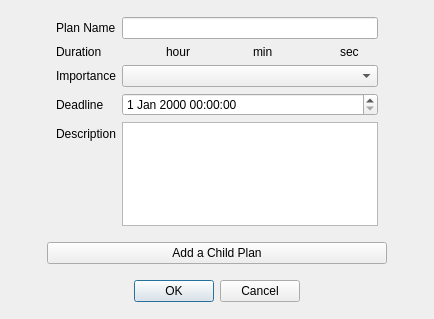
<?xml version="1.0" encoding="UTF-8"?>
<ui version="4.0">
 <class>AddPlan</class>
 <widget class="QDialog" name="AddPlan">
  <property name="geometry">
   <rect>
    <x>0</x>
    <y>0</y>
    <width>434</width>
    <height>319</height>
   </rect>
  </property>
  <property name="windowTitle">
   <string>Dialog</string>
  </property>
  <layout class="QVBoxLayout" name="verticalLayout">
   <item>
    <spacer name="verticalSpacer">
     <property name="orientation">
      <enum>Qt::Vertical</enum>
     </property>
     <property name="sizeHint" stdset="0">
      <size>
       <width>20</width>
       <height>40</height>
      </size>
     </property>
    </spacer>
   </item>
   <item>
    <layout class="QHBoxLayout" name="horizontalLayout_4">
     <property name="bottomMargin">
      <number>0</number>
     </property>
     <item>
      <spacer name="horizontalSpacer_4">
       <property name="orientation">
        <enum>Qt::Horizontal</enum>
       </property>
       <property name="sizeHint" stdset="0">
        <size>
         <width>40</width>
         <height>20</height>
        </size>
       </property>
      </spacer>
     </item>
     <item>
      <layout class="QFormLayout" name="formLayout">
       <property name="topMargin">
        <number>6</number>
       </property>
       <item row="0" column="0">
        <widget class="QLabel" name="labelPlanName">
         <property name="text">
          <string>Plan Name</string>
         </property>
         <property name="buddy">
          <cstring>lineEditPlanName</cstring>
         </property>
        </widget>
       </item>
       <item row="0" column="1">
        <widget class="QLineEdit" name="lineEditPlanName"/>
       </item>
       <item row="1" column="0">
        <widget class="QLabel" name="labelDuration">
         <property name="text">
          <string>Duration</string>
         </property>
        </widget>
       </item>
       <item row="1" column="1">
        <layout class="QHBoxLayout" name="horizontalLayout">
         <item>
          <widget class="MySpinBox" name="mySpinBoxHour" native="true"/>
         </item>
         <item>
          <widget class="QLabel" name="label_2">
           <property name="text">
            <string>hour</string>
           </property>
          </widget>
         </item>
         <item>
          <widget class="MySpinBox" name="mySpinBoxMin" native="true"/>
         </item>
         <item>
          <widget class="QLabel" name="label_3">
           <property name="text">
            <string>min</string>
           </property>
          </widget>
         </item>
         <item>
          <widget class="MySpinBox" name="mySpinBoxSec" native="true"/>
         </item>
         <item>
          <widget class="QLabel" name="label_4">
           <property name="text">
            <string>sec</string>
           </property>
          </widget>
         </item>
        </layout>
       </item>
       <item row="2" column="0">
        <widget class="QLabel" name="labelImportance">
         <property name="text">
          <string>Importance</string>
         </property>
        </widget>
       </item>
       <item row="2" column="1">
        <widget class="QComboBox" name="comboBoxImportance"/>
       </item>
       <item row="3" column="0">
        <widget class="QLabel" name="labelDeadline">
         <property name="text">
          <string>Deadline</string>
         </property>
        </widget>
       </item>
       <item row="3" column="1">
        <widget class="QDateTimeEdit" name="dateTimeEditDeadline"/>
       </item>
       <item row="4" column="0">
        <widget class="QLabel" name="labelDescription">
         <property name="text">
          <string>Description</string>
         </property>
        </widget>
       </item>
       <item row="4" column="1">
        <widget class="QPlainTextEdit" name="plainTextEditDescription"/>
       </item>
      </layout>
     </item>
     <item>
      <spacer name="horizontalSpacer_5">
       <property name="orientation">
        <enum>Qt::Horizontal</enum>
       </property>
       <property name="sizeHint" stdset="0">
        <size>
         <width>40</width>
         <height>20</height>
        </size>
       </property>
      </spacer>
     </item>
    </layout>
   </item>
   <item>
    <layout class="QHBoxLayout" name="horizontalLayout_3">
     <property name="topMargin">
      <number>10</number>
     </property>
     <property name="bottomMargin">
      <number>10</number>
     </property>
     <item>
      <spacer name="horizontalSpacer_3">
       <property name="orientation">
        <enum>Qt::Horizontal</enum>
       </property>
       <property name="sizeHint" stdset="0">
        <size>
         <width>40</width>
         <height>20</height>
        </size>
       </property>
      </spacer>
     </item>
     <item>
      <widget class="QPushButton" name="pushButtonAddChildPlan">
       <property name="minimumSize">
        <size>
         <width>340</width>
         <height>0</height>
        </size>
       </property>
       <property name="text">
        <string>Add a Child Plan</string>
       </property>
      </widget>
     </item>
     <item>
      <spacer name="horizontalSpacer_6">
       <property name="orientation">
        <enum>Qt::Horizontal</enum>
       </property>
       <property name="sizeHint" stdset="0">
        <size>
         <width>40</width>
         <height>20</height>
        </size>
       </property>
      </spacer>
     </item>
    </layout>
   </item>
   <item>
    <layout class="QHBoxLayout" name="horizontalLayout_2">
     <property name="bottomMargin">
      <number>6</number>
     </property>
     <item>
      <spacer name="horizontalSpacer">
       <property name="orientation">
        <enum>Qt::Horizontal</enum>
       </property>
       <property name="sizeHint" stdset="0">
        <size>
         <width>40</width>
         <height>20</height>
        </size>
       </property>
      </spacer>
     </item>
     <item>
      <widget class="QDialogButtonBox" name="buttonBox">
       <property name="minimumSize">
        <size>
         <width>100</width>
         <height>0</height>
        </size>
       </property>
       <property name="orientation">
        <enum>Qt::Horizontal</enum>
       </property>
       <property name="standardButtons">
        <set>QDialogButtonBox::Cancel|QDialogButtonBox::Ok</set>
       </property>
      </widget>
     </item>
     <item>
      <spacer name="horizontalSpacer_2">
       <property name="orientation">
        <enum>Qt::Horizontal</enum>
       </property>
       <property name="sizeHint" stdset="0">
        <size>
         <width>40</width>
         <height>20</height>
        </size>
       </property>
      </spacer>
     </item>
    </layout>
   </item>
   <item>
    <spacer name="verticalSpacer_2">
     <property name="orientation">
      <enum>Qt::Vertical</enum>
     </property>
     <property name="sizeHint" stdset="0">
      <size>
       <width>20</width>
       <height>40</height>
      </size>
     </property>
    </spacer>
   </item>
  </layout>
 </widget>
 <customwidgets>
  <customwidget>
   <class>MySpinBox</class>
   <extends>QWidget</extends>
   <header>myspinbox.h</header>
  </customwidget>
 </customwidgets>
 <resources/>
 <connections>
  <connection>
   <sender>buttonBox</sender>
   <signal>rejected()</signal>
   <receiver>AddPlan</receiver>
   <slot>reject()</slot>
   <hints>
    <hint type="sourcelabel">
     <x>316</x>
     <y>260</y>
    </hint>
    <hint type="destinationlabel">
     <x>286</x>
     <y>274</y>
    </hint>
   </hints>
  </connection>
  <connection>
   <sender>buttonBox</sender>
   <signal>accepted()</signal>
   <receiver>AddPlan</receiver>
   <slot>accept()</slot>
   <hints>
    <hint type="sourcelabel">
     <x>248</x>
     <y>254</y>
    </hint>
    <hint type="destinationlabel">
     <x>157</x>
     <y>274</y>
    </hint>
   </hints>
  </connection>
 </connections>
</ui>
